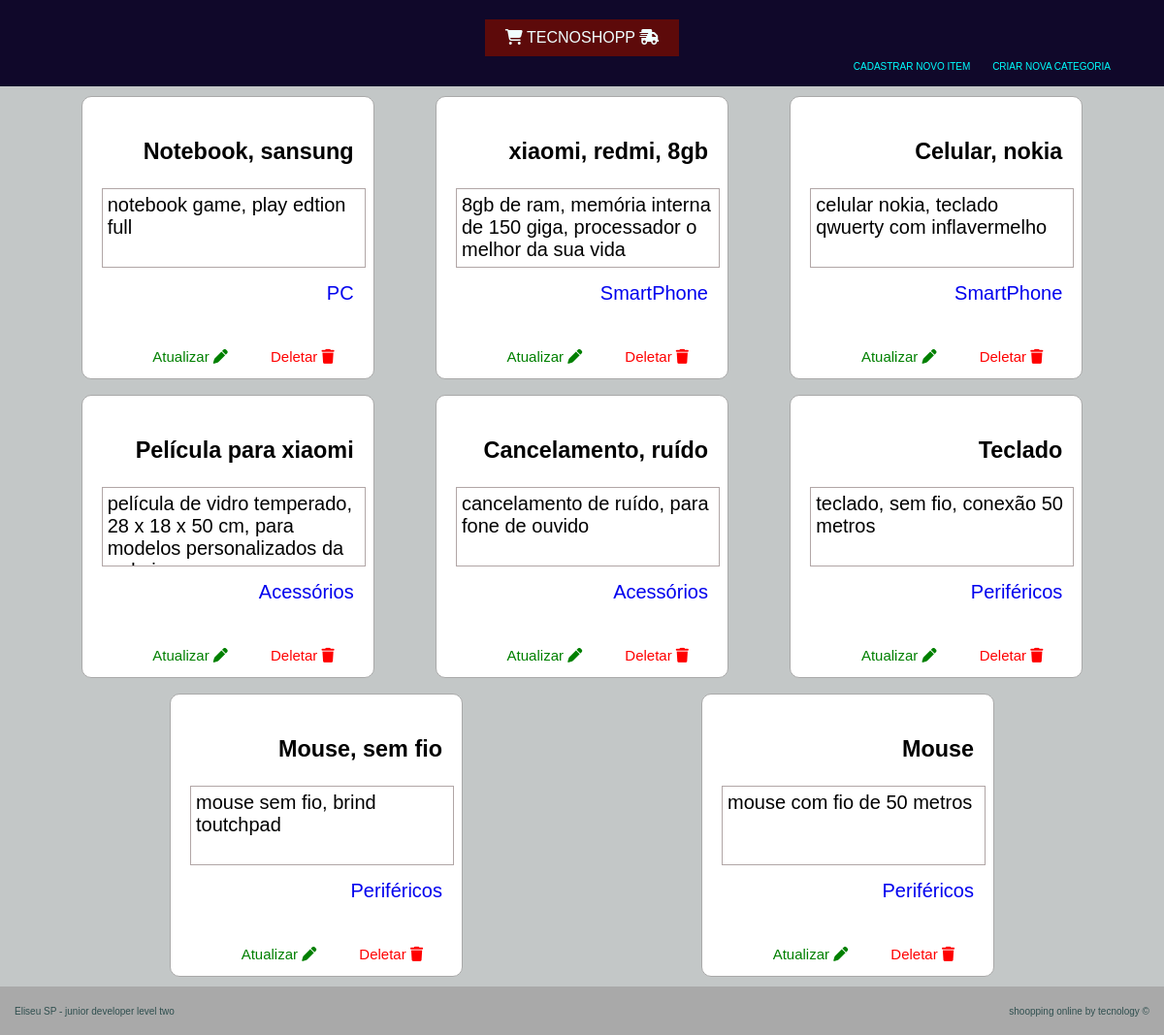
The page / on the database its author committed.
### tecno/models.py (models this page shows, shortened)
class Produto(models.Model):
    index = models.BigAutoField(primary_key=True)
    nome = models.CharField(max_length=50, null=False)
    descricao = models.TextField()
    categoria = models.ForeignKey(Categoria, on_delete= models.CASCADE)

class Categoria(models.Model):
    index = models.BigAutoField(primary_key=True)
    nome = models.CharField(max_length=50, null=False)

### tecno/views/lista_produto.py (the view)
# urls.py: path('', lista_produto, name='lista_produto'),
def lista_produto(request):
    lista_produto = Produto.objects.all()
    context = {
        'lista_produto': lista_produto
    }
    return render(request, 'produto/lista_produto.html', context = context)

### templates/produto/lista_produto.html
{% extends 'index.html' %}
{% block content %}
    <div class="main-lista-produto">
        {% for lp in lista_produto %}
            <div class="card">
                <ul>
                    <li><h3>{{ lp.nome }}</h3></li>
                    <li class="descricao">{{ lp.descricao }}</li>
                    <li class="card-categoria"><a href="/categoria/produto/{{lp.categoria.index}}/">{{ lp.categoria.nome }}</a></li>
                </ul>
                <div class="card-link">
                    <a class="card-link-atualizar" href="/atualizar/produto/{{lp.index}}/">Atualizar <i class="fa-solid fa-pen"></i></a>
                    <a class="card-link-deletar" href="/deletar/produto/{{lp.index}}/">Deletar <i class="fa-solid fa-trash"></i></a>
                </div>
            </div>
        {% endfor %}
    </div>
{% endblock %}

### static/css/style.css (style rules this page uses)
body { margin: 0; padding: 0; font-family: Arial, Helvetica, sans-serif; }
.main-lista-produto { margin: auto; width: 90%; min-height: 75vh; display: flex; flex-direction: row; flex-wrap: wrap; justify-content: center; align-items: center; gap: 1rem; padding: 10px; }
.card { background-color: white; display: inline-block; font-size: 20px; margin: auto; width: 300px; height: 290px; border: 1px solid darkgray; border-radius: 10px; }
.card ul { list-style: none; text-align: end; margin: 10px; padding: 10px; display: block; }
.card ul li { margin-bottom: 15px; }
.descricao { width: 100%; height: 70px; padding: 5px; border: 1px solid rgb(177, 166, 166); text-align: left; overflow: auto; }
.card-categoria { color: darkblue; }
.card-link { text-align: end; font-size: 15px; margin: 10px; padding : 10px; }
.card-link a { margin: 20px; }
.card-link-atualizar { color: green; }
.card-link-deletar { color: red; }
.card a { text-decoration: none; }

### rows shown on the page
Produto: nome "Notebook, sansung", descricao "notebook game, play edtion full", categoria.nome "PC"
Produto: nome "xiaomi, redmi, 8gb", descricao "8gb de ram, memória interna de 150 giga, processador o melhor da sua vida", categoria.nome "SmartPhone"
Produto: nome "Celular, nokia", descricao "celular nokia, teclado qwuerty com inflavermelho", categoria.nome "SmartPhone"
Produto: nome "Película para xiaomi", descricao "película de vidro temperado, 28 x 18 x 50 cm, para modelos personalizados da…", categoria.nome "Acessórios"
Produto: nome "Cancelamento, ruído", descricao "cancelamento de ruído, para fone de ouvido", categoria.nome "Acessórios"
Produto: nome "Teclado", descricao "teclado, sem fio, conexão 50 metros", categoria.nome "Periféricos"
Produto: nome "Mouse, sem fio", descricao "mouse sem fio, brind toutchpad", categoria.nome "Periféricos"
Produto: nome "Mouse", descricao "mouse com fio de 50 metros", categoria.nome "Periféricos"
